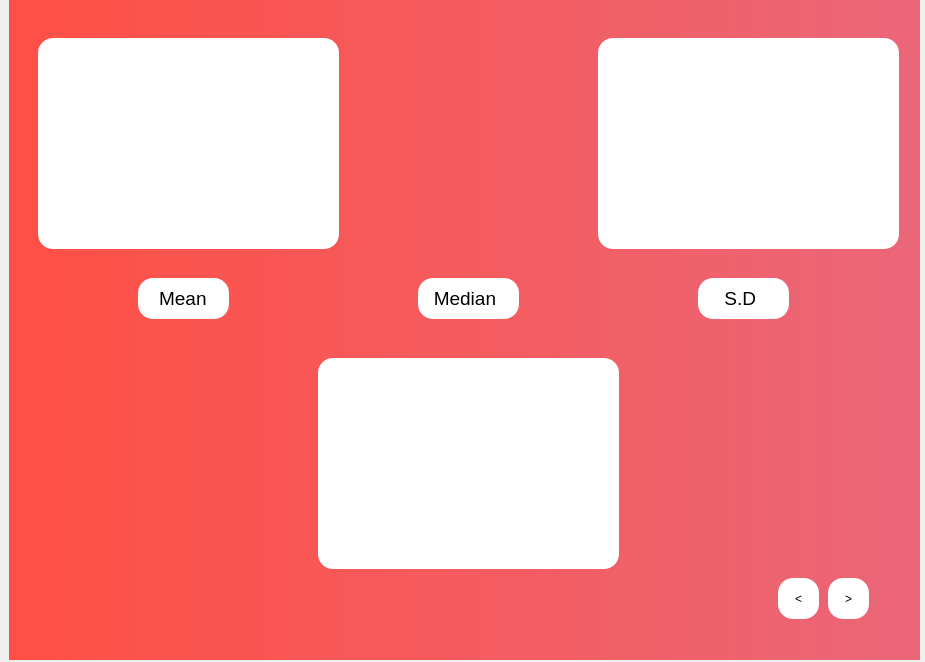
<?xml version="1.0" encoding="UTF-8"?>
<ui version="4.0">
 <class>Dialog</class>
 <widget class="QDialog" name="Dialog">
  <property name="geometry">
   <rect>
    <x>0</x>
    <y>0</y>
    <width>925</width>
    <height>662</height>
   </rect>
  </property>
  <property name="windowTitle">
   <string>Dialog</string>
  </property>
  <widget class="QStackedWidget" name="stackedWidget">
   <property name="geometry">
    <rect>
     <x>9</x>
     <y>-1</y>
     <width>911</width>
     <height>661</height>
    </rect>
   </property>
   <property name="currentIndex">
    <number>1</number>
   </property>
   <widget class="QWidget" name="page">
    <widget class="QFrame" name="main_frame_bg">
     <property name="geometry">
      <rect>
       <x>-10</x>
       <y>0</y>
       <width>931</width>
       <height>661</height>
      </rect>
     </property>
     <property name="styleSheet">
      <string notr="true">background-color: qlineargradient(spread:pad, x1:0, y1:0, x2:1, y2:0, stop:0 rgba(255, 79, 68), stop:1 rgba(234, 103, 121));</string>
     </property>
     <property name="frameShape">
      <enum>QFrame::StyledPanel</enum>
     </property>
     <property name="frameShadow">
      <enum>QFrame::Raised</enum>
     </property>
     <widget class="QPushButton" name="Histogram_button">
      <property name="geometry">
       <rect>
        <x>20</x>
        <y>580</y>
        <width>131</width>
        <height>41</height>
       </rect>
      </property>
      <property name="styleSheet">
       <string notr="true">background-color: rgb(255, 255, 255);
border-radius:15px;
shadow:none;
</string>
      </property>
      <property name="text">
       <string>Histogram</string>
      </property>
     </widget>
     <widget class="QPushButton" name="BoxPlot_button">
      <property name="geometry">
       <rect>
        <x>190</x>
        <y>580</y>
        <width>131</width>
        <height>41</height>
       </rect>
      </property>
      <property name="font">
       <font>
        <family>Helvetica</family>
       </font>
      </property>
      <property name="styleSheet">
       <string notr="true">background-color: rgb(255, 255, 255);
border-radius:15px;
shadow:none;
font-family:Helvetica;</string>
      </property>
      <property name="text">
       <string>Box-Plot</string>
      </property>
     </widget>
     <widget class="QPushButton" name="ScatterPlot_button">
      <property name="geometry">
       <rect>
        <x>370</x>
        <y>580</y>
        <width>131</width>
        <height>41</height>
       </rect>
      </property>
      <property name="styleSheet">
       <string notr="true">background-color: rgb(255, 255, 255);
border-radius:15px;
shadow:none;
font-family:Helvetica;</string>
      </property>
      <property name="text">
       <string>Scatter Plot</string>
      </property>
     </widget>
     <widget class="QPushButton" name="BarPlot_button">
      <property name="geometry">
       <rect>
        <x>550</x>
        <y>580</y>
        <width>131</width>
        <height>41</height>
       </rect>
      </property>
      <property name="styleSheet">
       <string notr="true">background-color: rgb(255, 255, 255);
border-radius:15px;
</string>
      </property>
      <property name="text">
       <string>Bar Plot</string>
      </property>
     </widget>
     <widget class="QPushButton" name="next_1">
      <property name="geometry">
       <rect>
        <x>830</x>
        <y>580</y>
        <width>41</width>
        <height>41</height>
       </rect>
      </property>
      <property name="styleSheet">
       <string notr="true">background-color: rgb(255, 255, 255);
border-radius:15px;
shadow:none;
</string>
      </property>
      <property name="text">
       <string>&gt;</string>
      </property>
     </widget>
     <widget class="QPushButton" name="back">
      <property name="geometry">
       <rect>
        <x>780</x>
        <y>580</y>
        <width>41</width>
        <height>41</height>
       </rect>
      </property>
      <property name="styleSheet">
       <string notr="true">background-color: rgb(255, 255, 255);
border-radius:15px;
shadow:none;
</string>
      </property>
      <property name="text">
       <string>&lt;</string>
      </property>
     </widget>
     <widget class="QPushButton" name="ProbDist_button">
      <property name="geometry">
       <rect>
        <x>720</x>
        <y>240</y>
        <width>191</width>
        <height>41</height>
       </rect>
      </property>
      <property name="styleSheet">
       <string notr="true">background-color: rgb(255, 255, 255);
border-radius:15px;</string>
      </property>
      <property name="text">
       <string>Probability Distribution</string>
      </property>
     </widget>
     <widget class="QPushButton" name="pushButton_8">
      <property name="geometry">
       <rect>
        <x>740</x>
        <y>30</y>
        <width>161</width>
        <height>161</height>
       </rect>
      </property>
      <property name="font">
       <font>
        <pointsize>15</pointsize>
        <italic>false</italic>
        <underline>false</underline>
       </font>
      </property>
      <property name="styleSheet">
       <string notr="true">background-color: rgb(255, 255, 255);
border-radius:15px;
</string>
      </property>
      <property name="text">
       <string>F21-9311
F21-9213
F21-9272</string>
      </property>
     </widget>
     <widget class="QFrame" name="frame">
      <property name="geometry">
       <rect>
        <x>9</x>
        <y>-1</y>
        <width>701</width>
        <height>541</height>
       </rect>
      </property>
      <property name="styleSheet">
       <string notr="true">background-color: rgb(255, 255, 255);</string>
      </property>
      <property name="frameShape">
       <enum>QFrame::StyledPanel</enum>
      </property>
      <property name="frameShadow">
       <enum>QFrame::Raised</enum>
      </property>
     </widget>
     <widget class="QPushButton" name="Cholestrol_button">
      <property name="geometry">
       <rect>
        <x>720</x>
        <y>300</y>
        <width>91</width>
        <height>41</height>
       </rect>
      </property>
      <property name="styleSheet">
       <string notr="true">background-color: rgb(255, 255, 255);
border-radius:15px;</string>
      </property>
      <property name="text">
       <string>Cholestrol</string>
      </property>
     </widget>
     <widget class="QPushButton" name="Trest_button">
      <property name="geometry">
       <rect>
        <x>820</x>
        <y>300</y>
        <width>91</width>
        <height>41</height>
       </rect>
      </property>
      <property name="styleSheet">
       <string notr="true">background-color: rgb(255, 255, 255);
border-radius:15px;</string>
      </property>
      <property name="text">
       <string>Trest BPS</string>
      </property>
     </widget>
     <widget class="QPushButton" name="Thalach_button">
      <property name="geometry">
       <rect>
        <x>720</x>
        <y>360</y>
        <width>91</width>
        <height>41</height>
       </rect>
      </property>
      <property name="styleSheet">
       <string notr="true">background-color: rgb(255, 255, 255);
border-radius:15px;</string>
      </property>
      <property name="text">
       <string>Thalach</string>
      </property>
     </widget>
     <widget class="QPushButton" name="OldPeak_button">
      <property name="geometry">
       <rect>
        <x>820</x>
        <y>360</y>
        <width>91</width>
        <height>41</height>
       </rect>
      </property>
      <property name="styleSheet">
       <string notr="true">background-color: rgb(255, 255, 255);
border-radius:15px;</string>
      </property>
      <property name="text">
       <string>Old Peak</string>
      </property>
     </widget>
     <widget class="QPushButton" name="Conf_int_button">
      <property name="geometry">
       <rect>
        <x>720</x>
        <y>460</y>
        <width>191</width>
        <height>41</height>
       </rect>
      </property>
      <property name="styleSheet">
       <string notr="true">background-color: rgb(255, 255, 255);
border-radius:15px;</string>
      </property>
      <property name="text">
       <string>Confidence Interval</string>
      </property>
     </widget>
    </widget>
   </widget>
   <widget class="QWidget" name="page_2">
    <widget class="QFrame" name="tab_frame_bg">
     <property name="geometry">
      <rect>
       <x>-11</x>
       <y>-1</y>
       <width>931</width>
       <height>671</height>
      </rect>
     </property>
     <property name="styleSheet">
      <string notr="true">background-color: qlineargradient(spread:pad, x1:0, y1:0, x2:1, y2:0, stop:0 rgba(255, 79, 68), stop:1 rgba(234, 103, 121));</string>
     </property>
     <property name="frameShape">
      <enum>QFrame::StyledPanel</enum>
     </property>
     <property name="frameShadow">
      <enum>QFrame::Raised</enum>
     </property>
     <widget class="QFrame" name="Mean_frame">
      <property name="geometry">
       <rect>
        <x>40</x>
        <y>40</y>
        <width>301</width>
        <height>211</height>
       </rect>
      </property>
      <property name="styleSheet">
       <string notr="true">background-color: rgb(255, 255, 255);
border-radius:15px;
</string>
      </property>
      <property name="frameShape">
       <enum>QFrame::StyledPanel</enum>
      </property>
      <property name="frameShadow">
       <enum>QFrame::Raised</enum>
      </property>
     </widget>
     <widget class="QLabel" name="label">
      <property name="geometry">
       <rect>
        <x>140</x>
        <y>280</y>
        <width>91</width>
        <height>41</height>
       </rect>
      </property>
      <property name="font">
       <font>
        <pointsize>14</pointsize>
       </font>
      </property>
      <property name="layoutDirection">
       <enum>Qt::LeftToRight</enum>
      </property>
      <property name="styleSheet">
       <string notr="true">background-color: rgb(255, 255, 255);
border-radius:15px;</string>
      </property>
      <property name="text">
       <string>    Mean</string>
      </property>
     </widget>
     <widget class="QLabel" name="label_2">
      <property name="geometry">
       <rect>
        <x>420</x>
        <y>280</y>
        <width>101</width>
        <height>41</height>
       </rect>
      </property>
      <property name="font">
       <font>
        <pointsize>14</pointsize>
       </font>
      </property>
      <property name="layoutDirection">
       <enum>Qt::LeftToRight</enum>
      </property>
      <property name="styleSheet">
       <string notr="true">background-color: rgb(255, 255, 255);
border-radius:15px;</string>
      </property>
      <property name="text">
       <string>   Median</string>
      </property>
     </widget>
     <widget class="QLabel" name="label_3">
      <property name="geometry">
       <rect>
        <x>700</x>
        <y>280</y>
        <width>91</width>
        <height>41</height>
       </rect>
      </property>
      <property name="font">
       <font>
        <pointsize>14</pointsize>
       </font>
      </property>
      <property name="layoutDirection">
       <enum>Qt::LeftToRight</enum>
      </property>
      <property name="styleSheet">
       <string notr="true">background-color: rgb(255, 255, 255);
border-radius:15px;</string>
      </property>
      <property name="text">
       <string>     S.D</string>
      </property>
     </widget>
     <widget class="QPushButton" name="back_2">
      <property name="geometry">
       <rect>
        <x>780</x>
        <y>580</y>
        <width>41</width>
        <height>41</height>
       </rect>
      </property>
      <property name="styleSheet">
       <string notr="true">background-color: rgb(255, 255, 255);
border-radius:15px;
shadow:none;
</string>
      </property>
      <property name="text">
       <string>&lt;</string>
      </property>
     </widget>
     <widget class="QPushButton" name="next_2">
      <property name="geometry">
       <rect>
        <x>830</x>
        <y>580</y>
        <width>41</width>
        <height>41</height>
       </rect>
      </property>
      <property name="styleSheet">
       <string notr="true">background-color: rgb(255, 255, 255);
border-radius:15px;
shadow:none;
</string>
      </property>
      <property name="text">
       <string>&gt;</string>
      </property>
     </widget>
     <widget class="QFrame" name="Median_frame">
      <property name="geometry">
       <rect>
        <x>320</x>
        <y>360</y>
        <width>301</width>
        <height>211</height>
       </rect>
      </property>
      <property name="styleSheet">
       <string notr="true">background-color: rgb(255, 255, 255);
border-radius:15px;
</string>
      </property>
      <property name="frameShape">
       <enum>QFrame::StyledPanel</enum>
      </property>
      <property name="frameShadow">
       <enum>QFrame::Raised</enum>
      </property>
     </widget>
     <widget class="QFrame" name="SD_frame">
      <property name="geometry">
       <rect>
        <x>600</x>
        <y>40</y>
        <width>301</width>
        <height>211</height>
       </rect>
      </property>
      <property name="styleSheet">
       <string notr="true">background-color: rgb(255, 255, 255);
border-radius:15px;
</string>
      </property>
      <property name="frameShape">
       <enum>QFrame::StyledPanel</enum>
      </property>
      <property name="frameShadow">
       <enum>QFrame::Raised</enum>
      </property>
     </widget>
    </widget>
   </widget>
   <widget class="QWidget" name="page_3">
    <widget class="QFrame" name="pred_frame_bg">
     <property name="geometry">
      <rect>
       <x>-10</x>
       <y>10</y>
       <width>931</width>
       <height>671</height>
      </rect>
     </property>
     <property name="styleSheet">
      <string notr="true">background-color: qlineargradient(spread:pad, x1:0, y1:0, x2:1, y2:0, stop:0 rgba(255, 79, 68), stop:1 rgba(234, 103, 121));</string>
     </property>
     <property name="frameShape">
      <enum>QFrame::StyledPanel</enum>
     </property>
     <property name="frameShadow">
      <enum>QFrame::Raised</enum>
     </property>
     <widget class="QLineEdit" name="input1_input">
      <property name="geometry">
       <rect>
        <x>50</x>
        <y>80</y>
        <width>321</width>
        <height>31</height>
       </rect>
      </property>
      <property name="styleSheet">
       <string notr="true">background-color: rgb(255, 255, 255);
border-radius:15px;
box-shadow:black;</string>
      </property>
     </widget>
     <widget class="QLineEdit" name="input2_input">
      <property name="geometry">
       <rect>
        <x>580</x>
        <y>80</y>
        <width>301</width>
        <height>31</height>
       </rect>
      </property>
      <property name="styleSheet">
       <string notr="true">background-color: rgb(255, 255, 255);
border-radius:15px;
box-shadow:black;</string>
      </property>
     </widget>
     <widget class="QFrame" name="pred_frame">
      <property name="geometry">
       <rect>
        <x>40</x>
        <y>140</y>
        <width>691</width>
        <height>481</height>
       </rect>
      </property>
      <property name="styleSheet">
       <string notr="true">background-color: rgb(255, 255, 255);</string>
      </property>
      <property name="frameShape">
       <enum>QFrame::StyledPanel</enum>
      </property>
      <property name="frameShadow">
       <enum>QFrame::Raised</enum>
      </property>
     </widget>
     <widget class="QPushButton" name="pred_button">
      <property name="geometry">
       <rect>
        <x>770</x>
        <y>350</y>
        <width>101</width>
        <height>41</height>
       </rect>
      </property>
      <property name="styleSheet">
       <string notr="true">background-color: rgb(255, 255, 255);
border-radius:15px;</string>
      </property>
      <property name="text">
       <string>Prediction</string>
      </property>
     </widget>
     <widget class="QPushButton" name="input2">
      <property name="geometry">
       <rect>
        <x>690</x>
        <y>40</y>
        <width>101</width>
        <height>31</height>
       </rect>
      </property>
      <property name="styleSheet">
       <string notr="true">background-color: rgb(255, 255, 255);
border-radius:9px;</string>
      </property>
      <property name="text">
       <string>Input 2</string>
      </property>
     </widget>
     <widget class="QPushButton" name="input1">
      <property name="geometry">
       <rect>
        <x>150</x>
        <y>40</y>
        <width>101</width>
        <height>31</height>
       </rect>
      </property>
      <property name="styleSheet">
       <string notr="true">background-color: rgb(255, 255, 255);
border-radius:9px;</string>
      </property>
      <property name="text">
       <string>Input 1</string>
      </property>
     </widget>
     <widget class="QPushButton" name="back_3">
      <property name="geometry">
       <rect>
        <x>780</x>
        <y>570</y>
        <width>41</width>
        <height>41</height>
       </rect>
      </property>
      <property name="styleSheet">
       <string notr="true">background-color: rgb(255, 255, 255);
border-radius:15px;
shadow:none;
</string>
      </property>
      <property name="text">
       <string>&lt;</string>
      </property>
     </widget>
     <widget class="QPushButton" name="next_3">
      <property name="geometry">
       <rect>
        <x>830</x>
        <y>570</y>
        <width>41</width>
        <height>41</height>
       </rect>
      </property>
      <property name="styleSheet">
       <string notr="true">background-color: rgb(255, 255, 255);
border-radius:15px;
shadow:none;
</string>
      </property>
      <property name="text">
       <string>&gt;</string>
      </property>
     </widget>
    </widget>
   </widget>
  </widget>
 </widget>
 <resources/>
 <connections/>
</ui>
